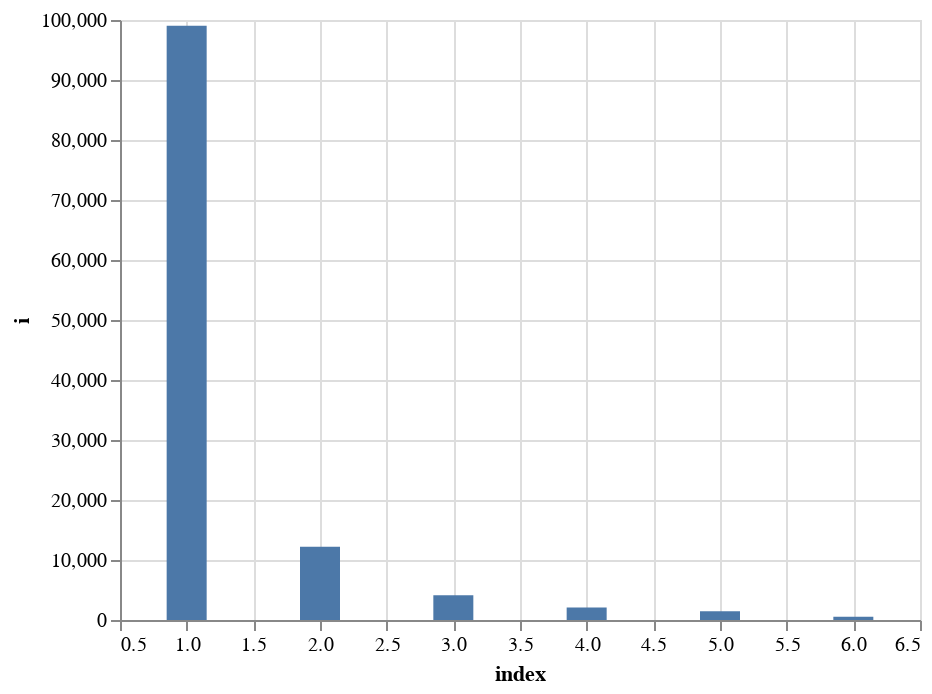

Notebook cell for this chart:
### Code cell
matrix = read(Path("results/loco_conspiracy"), "temporary_array.npy")
df = (
    pd.DataFrame.from_dict(Counter(matrix), orient="index")
    .reset_index()
    .rename(columns={0: "i"})
)
alt.Chart(df).mark_bar(width=20).encode(x="index:Q", y="i:Q")

### Figure 1 — Vega-Lite specification as saved in the notebook (floating-point values rounded to 4 significant figures)
{"config": {"view": {"continuousWidth": 400, "continuousHeight": 300}}, "data": {"name": "data-530b1d4b59dc0d30f7af29e4025ef9b9"}, "mark": {"type": "bar", "width": 20}, "encoding": {"x": {"field": "index", "type": "quantitative"}, "y": {"field": "i", "type": "quantitative"}}, "$schema": "https://vega.github.io/schema/vega-lite/v4.17.0.json", "datasets": {"data-530b1d4b59dc0d30f7af29e4025ef9b9": [{"index": 2, "i": 12225}, {"index": 1, "i": 99058}, {"index": 3, "i": 4114}, {"index": 4, "i": 2076}, {"index": 5, "i": 1441}, {"index": 6, "i": 555}]}}
